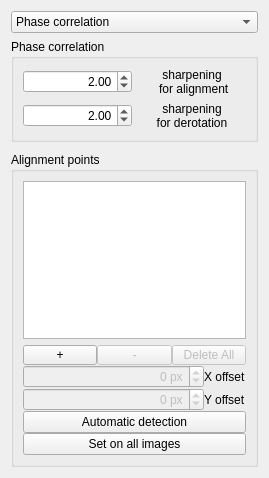
      <widget class="QWidget" name="page_align">
       <property name="geometry">
        <rect>
         <x>0</x>
         <y>0</y>
         <width>269</width>
         <height>478</height>
        </rect>
       </property>
       <attribute name="label">
        <string>Alignment</string>
       </attribute>
       <layout class="QVBoxLayout" name="verticalLayout_5">
        <item>
         <widget class="QComboBox" name="alignMethodComboBox">
          <property name="toolTip">
           <string>Choose an alignmet method</string>
          </property>
          <item>
           <property name="text">
            <string>Phase correlation</string>
           </property>
          </item>
          <item>
           <property name="text">
            <string>Align points</string>
           </property>
          </item>
         </widget>
        </item>
        <item>
         <widget class="QGroupBox" name="phaseGroupBox">
          <property name="title">
           <string>Phase correlation</string>
          </property>
          <layout class="QVBoxLayout" name="verticalLayout_11">
           <item>
            <layout class="QHBoxLayout" name="horizontalLayout_9">
             <item>
              <widget class="QDoubleSpinBox" name="sharp2DoubleSpinBox">
               <property name="alignment">
                <set>Qt::AlignRight|Qt::AlignTrailing|Qt::AlignVCenter</set>
               </property>
               <property name="singleStep">
                <double>0.250000000000000</double>
               </property>
               <property name="value">
                <double>2.000000000000000</double>
               </property>
              </widget>
             </item>
             <item>
              <widget class="QLabel" name="label_5">
               <property name="text">
                <string>sharpening
 for alignment</string>
               </property>
               <property name="alignment">
                <set>Qt::AlignCenter</set>
               </property>
              </widget>
             </item>
            </layout>
           </item>
           <item>
            <layout class="QHBoxLayout" name="horizontalLayout_18">
             <item>
              <widget class="QDoubleSpinBox" name="sharp1DoubleSpinBox">
               <property name="alignment">
                <set>Qt::AlignRight|Qt::AlignTrailing|Qt::AlignVCenter</set>
               </property>
               <property name="singleStep">
                <double>0.250000000000000</double>
               </property>
               <property name="value">
                <double>2.000000000000000</double>
               </property>
              </widget>
             </item>
             <item>
              <widget class="QLabel" name="label_7">
               <property name="text">
                <string>sharpening
for derotation</string>
               </property>
               <property name="alignment">
                <set>Qt::AlignCenter</set>
               </property>
              </widget>
             </item>
            </layout>
           </item>
          </layout>
         </widget>
        </item>
        <item>
         <spacer name="verticalSpacer_4">
          <property name="orientation">
           <enum>Qt::Vertical</enum>
          </property>
          <property name="sizeHint" stdset="0">
           <size>
            <width>20</width>
            <height>40</height>
           </size>
          </property>
         </spacer>
        </item>
        <item>
         <widget class="QGroupBox" name="alignGroupBox">
          <property name="enabled">
           <bool>true</bool>
          </property>
          <property name="toolTip">
           <string>Use '+' to add an align point.

Use '-' to remove the currently 
  selected align point.

Use the Right Mouse Button to
  move an align point</string>
          </property>
          <property name="title">
           <string>Alignment points</string>
          </property>
          <layout class="QVBoxLayout" name="verticalLayout_7">
           <item>
            <widget class="QListWidget" name="alignPointsListWidget">
             <property name="enabled">
              <bool>true</bool>
             </property>
            </widget>
           </item>
           <item>
            <layout class="QVBoxLayout" name="verticalLayout_6">
             <property name="spacing">
              <number>0</number>
             </property>
             <item>
              <layout class="QHBoxLayout" name="horizontalLayout_6">
               <item>
                <widget class="QPushButton" name="addPointPushButton">
                 <property name="enabled">
                  <bool>true</bool>
                 </property>
                 <property name="sizePolicy">
                  <sizepolicy hsizetype="MinimumExpanding" vsizetype="Fixed">
                   <horstretch>0</horstretch>
                   <verstretch>0</verstretch>
                  </sizepolicy>
                 </property>
                 <property name="minimumSize">
                  <size>
                   <width>20</width>
                   <height>20</height>
                  </size>
                 </property>
                 <property name="text">
                  <string>+</string>
                 </property>
                </widget>
               </item>
               <item>
                <widget class="QPushButton" name="removePointPushButton">
                 <property name="enabled">
                  <bool>false</bool>
                 </property>
                 <property name="sizePolicy">
                  <sizepolicy hsizetype="MinimumExpanding" vsizetype="Fixed">
                   <horstretch>0</horstretch>
                   <verstretch>0</verstretch>
                  </sizepolicy>
                 </property>
                 <property name="minimumSize">
                  <size>
                   <width>20</width>
                   <height>20</height>
                  </size>
                 </property>
                 <property name="text">
                  <string>-</string>
                 </property>
                </widget>
               </item>
               <item>
                <widget class="QPushButton" name="alignDeleteAllPushButton">
                 <property name="enabled">
                  <bool>false</bool>
                 </property>
                 <property name="minimumSize">
                  <size>
                   <width>20</width>
                   <height>20</height>
                  </size>
                 </property>
                 <property name="text">
                  <string>Delete All</string>
                 </property>
                </widget>
               </item>
              </layout>
             </item>
             <item>
              <layout class="QHBoxLayout" name="horizontalLayout_7">
               <item>
                <widget class="QSpinBox" name="spinBoxXAlign">
                 <property name="enabled">
                  <bool>false</bool>
                 </property>
                 <property name="sizePolicy">
                  <sizepolicy hsizetype="MinimumExpanding" vsizetype="Fixed">
                   <horstretch>0</horstretch>
                   <verstretch>0</verstretch>
                  </sizepolicy>
                 </property>
                 <property name="toolTip">
                  <string>Shift align point on X axis</string>
                 </property>
                 <property name="layoutDirection">
                  <enum>Qt::LeftToRight</enum>
                 </property>
                 <property name="autoFillBackground">
                  <bool>false</bool>
                 </property>
                 <property name="wrapping">
                  <bool>false</bool>
                 </property>
                 <property name="alignment">
                  <set>Qt::AlignRight|Qt::AlignTrailing|Qt::AlignVCenter</set>
                 </property>
                 <property name="correctionMode">
                  <enum>QAbstractSpinBox::CorrectToPreviousValue</enum>
                 </property>
                 <property name="suffix">
                  <string> px</string>
                 </property>
                 <property name="minimum">
                  <number>-9999999</number>
                 </property>
                 <property name="maximum">
                  <number>9999999</number>
                 </property>
                </widget>
               </item>
               <item>
                <widget class="QLabel" name="label">
                 <property name="enabled">
                  <bool>true</bool>
                 </property>
                 <property name="sizePolicy">
                  <sizepolicy hsizetype="Minimum" vsizetype="Preferred">
                   <horstretch>0</horstretch>
                   <verstretch>0</verstretch>
                  </sizepolicy>
                 </property>
                 <property name="minimumSize">
                  <size>
                   <width>0</width>
                   <height>0</height>
                  </size>
                 </property>
                 <property name="text">
                  <string>X offset</string>
                 </property>
                </widget>
               </item>
              </layout>
             </item>
             <item>
              <layout class="QHBoxLayout" name="horizontalLayout_8">
               <item>
                <widget class="QSpinBox" name="spinBoxYAlign">
                 <property name="enabled">
                  <bool>false</bool>
                 </property>
                 <property name="sizePolicy">
                  <sizepolicy hsizetype="MinimumExpanding" vsizetype="Fixed">
                   <horstretch>0</horstretch>
                   <verstretch>0</verstretch>
                  </sizepolicy>
                 </property>
                 <property name="toolTip">
                  <string>Shift align point on Y axis</string>
                 </property>
                 <property name="alignment">
                  <set>Qt::AlignRight|Qt::AlignTrailing|Qt::AlignVCenter</set>
                 </property>
                 <property name="suffix">
                  <string> px</string>
                 </property>
                 <property name="prefix">
                  <string/>
                 </property>
                 <property name="minimum">
                  <number>-9999999</number>
                 </property>
                 <property name="maximum">
                  <number>9999999</number>
                 </property>
                </widget>
               </item>
               <item>
                <widget class="QLabel" name="label_2">
                 <property name="enabled">
                  <bool>true</bool>
                 </property>
                 <property name="text">
                  <string>Y offset</string>
                 </property>
                </widget>
               </item>
              </layout>
             </item>
             <item>
              <widget class="QPushButton" name="autoDetectPushButton">
               <property name="toolTip">
                <string>Automatically detect align points</string>
               </property>
               <property name="text">
                <string>Automatic detection</string>
               </property>
              </widget>
             </item>
             <item>
              <widget class="QPushButton" name="autoSetPushButton">
               <property name="enabled">
                <bool>true</bool>
               </property>
               <property name="toolTip">
                <string>Automatically set the align points
on all used images.</string>
               </property>
               <property name="text">
                <string>Set on all images</string>
               </property>
              </widget>
             </item>
            </layout>
           </item>
          </layout>
         </widget>
        </item>
       </layout>
      </widget>
